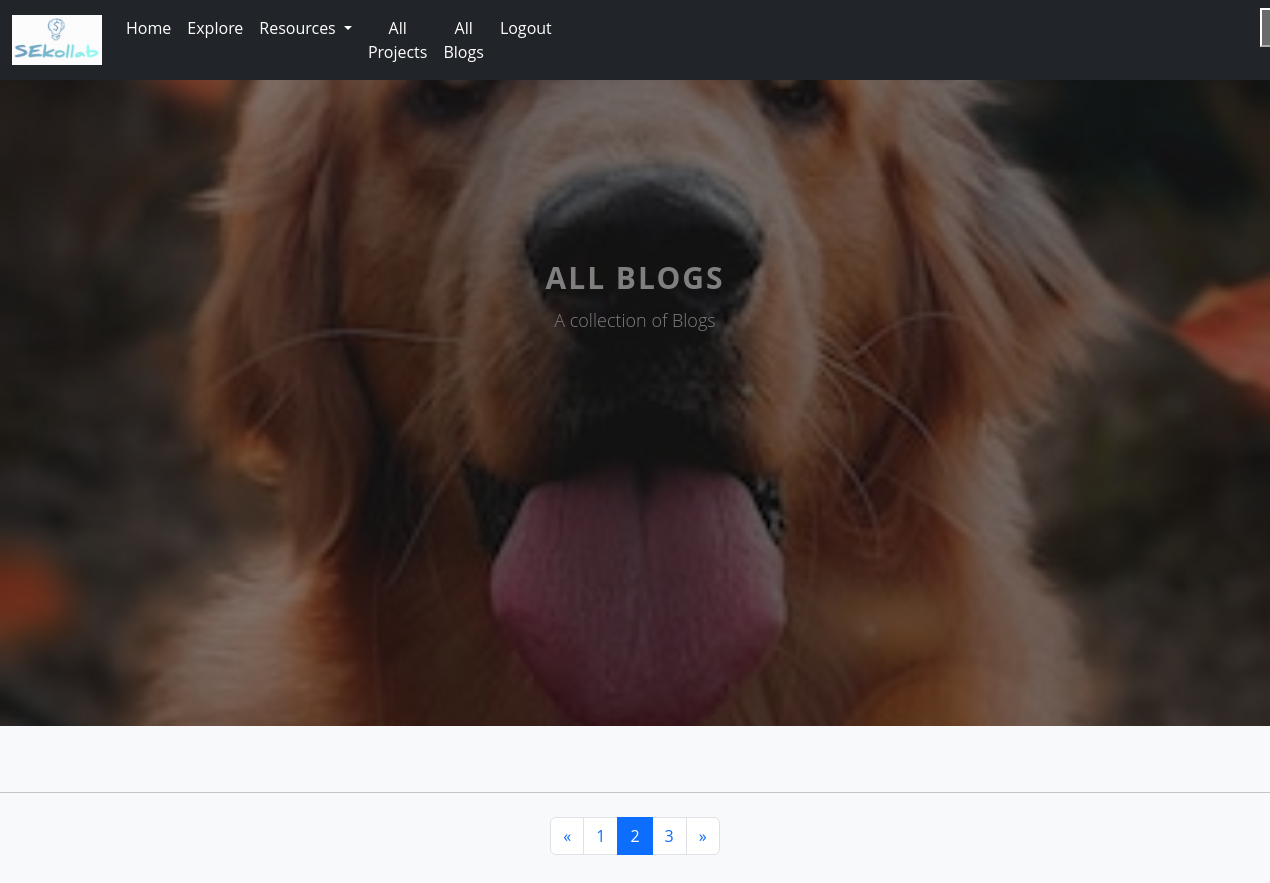
Before: /userblogs/2 (signed in) with the older database file.
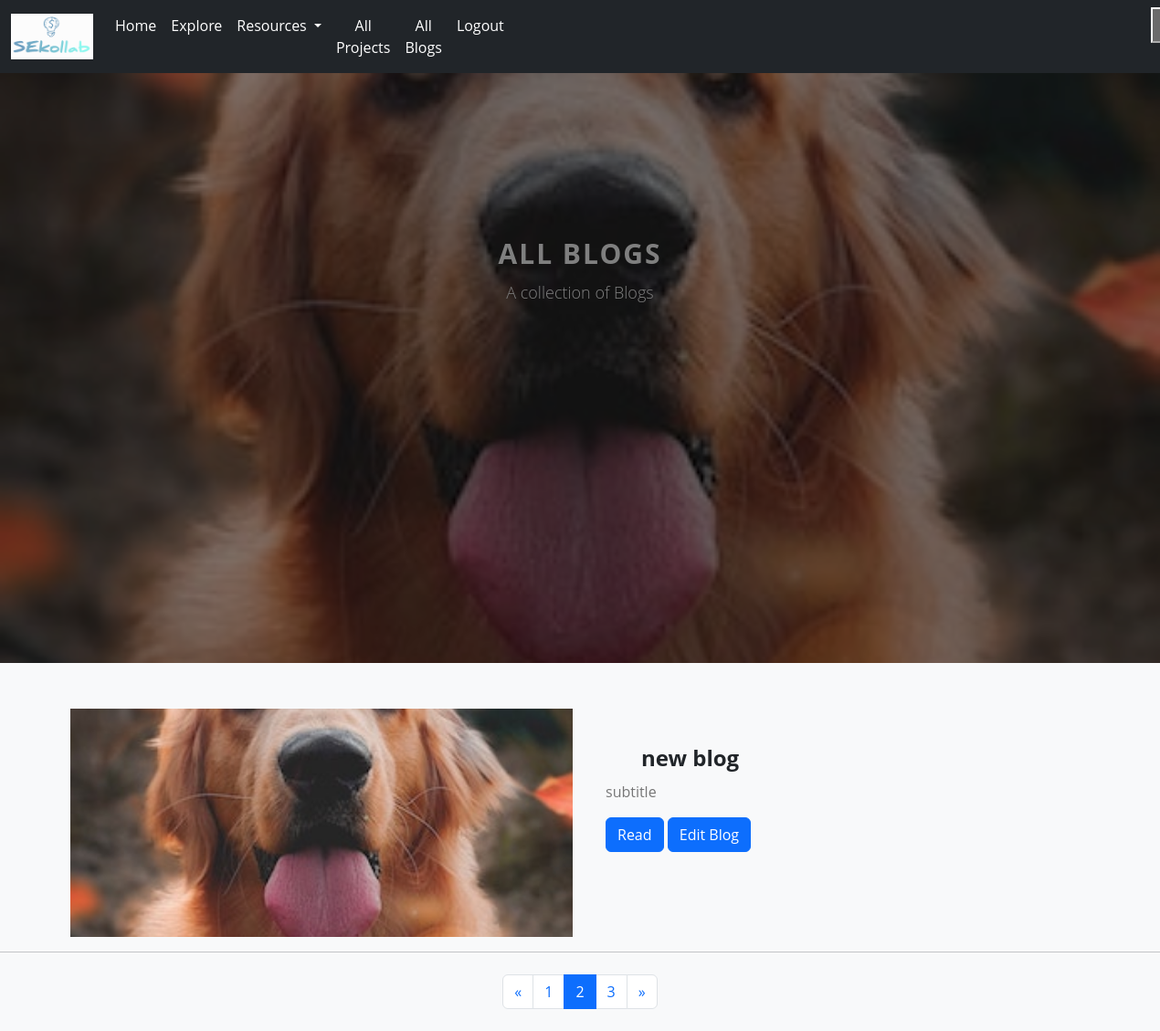
After: the same page with the newer database file.
### models.py (models this page shows)
class Blog(db.Model):
    __tablename__ = "blogs"
    id = Column(Integer, primary_key=True, autoincrement=True)
    user_id = Column(Integer, ForeignKey('users.id'))
    title = Column(String, nullable=False)
    subtitle = Column(String, nullable=False)
    content = Column(String, nullable=False)
    blog_image = Column(String)
    like = Column(Integer, nullable=False, default=0)
    date = Column(String, default=datetime.date.today().strftime("%B %d, %Y"))
    author = relationship("User", back_populates="blogs")
    user = relationship("User", back_populates="blogs")

### main.py (the view)
@app.route("/userblogs/<int:id>", methods=["GET", "POST"])
def userblogs(id):
    blogs = Blog.query.filter_by(user_id=id).all()
    user = User.query.filter_by(id=current_user.id).first()
    return render_template("userblog.html", blogs=blogs, user=user)

### main.py (called while the page is built)
@login_manager.user_loader
def load_user(user_id):
    return User.query.get(int(user_id))

### templates/userblog.html (shortened to what this page needs)
<!DOCTYPE html>
<html lang="en">
<head>
      <link href="https://cdn.jsdelivr.net/npm/bootstrap@5.3.3/dist/css/bootstrap.min.css" rel="stylesheet">
  <link rel="stylesheet" href="../static/css/myblogs.css">
  <link rel="stylesheet" href="../static/css/sidebar.css">
</head>
<body>
{% include "navigationloggedin.html" %}
{% include "sidebar.html" %}
  <header class="masthead">
    <div class="overlay"></div>
    <div class="container">
      <div class="row">
        <div class="col-lg-8 col-md-10 mx-auto">
          <div class="site-heading">
            <h1>All Blogs</h1>
            <span class="subheading">A collection of Blogs</span>
          </div>
        </div>
      </div>
    </div>
  </header>
  <div class="container">
    <div class="card-columns">
      {% for blog in blogs %}
      {% if blog is defined%}
      <div class="parent">
        <img src="../static/images/dog-img.jpg" class="card-img-top" alt="Blog Image">
        <div class="child">
          <h5 class="card-title">{{ blog.title }}</h5>
          <p class="card-text">{{ blog.subtitle }}</p>
          <a href="{{ url_for('Specficblog', id=blog.id) }}"><button type="button" class="btn btn-primary">Read</button></a>
                    <a href="{{ url_for('editblog', id=blog.id) }}"><button type="button" class="btn btn-primary">Edit Blog</button></a>
        </div>
        {% else %}
        <p>you have no blog</p>
        {% endif %}
      </div>
      {% endfor %}
    </div>
  </div>
  <hr>
<nav class="my-4" aria-label="...">
  <ul class="pagination justify-content-center">
    <li class="page-item">
      <a class="page-link" href="#" tabindex="-1" aria-disabled="true">&laquo;</a>
    </li>
    <li class="page-item"><a class="page-link" href="#">1</a></li>
    <li class="page-item active" aria-current="page">
      <a class="page-link" href="#">2 <span class="visually-hidden">(current)</span></a>
    </li>
    <li class="page-item"><a class="page-link" href="#">3</a></li>
    <li class="page-item">
      <a class="page-link" href="#">&raquo;</a>
    </li>
  </ul>
</nav>
</body>
</html>

Changed rows visible on the page:
added Blog: title "new blog", subtitle "subtitle"
